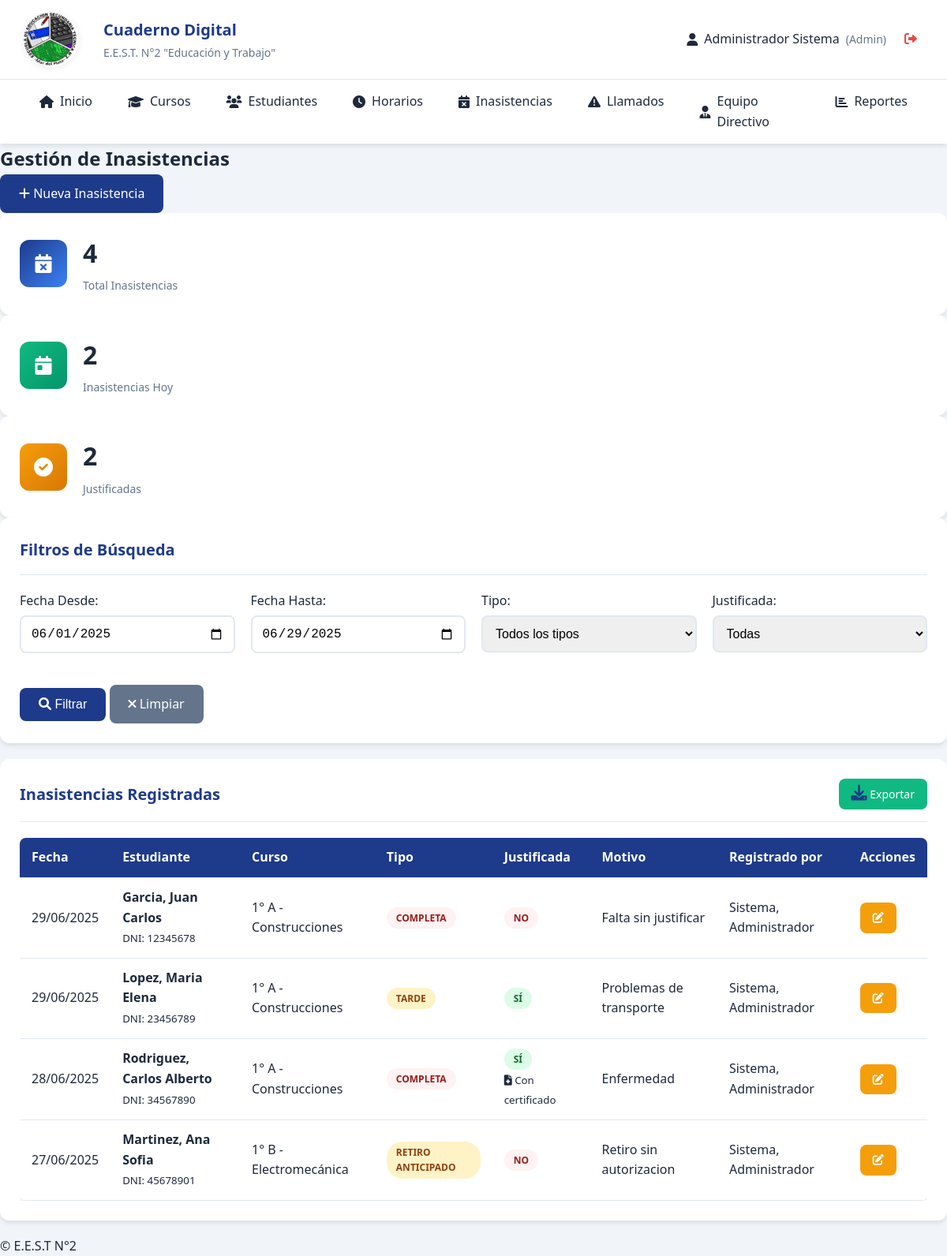
Before: /inasistencias.php (signed in) with the older database file.
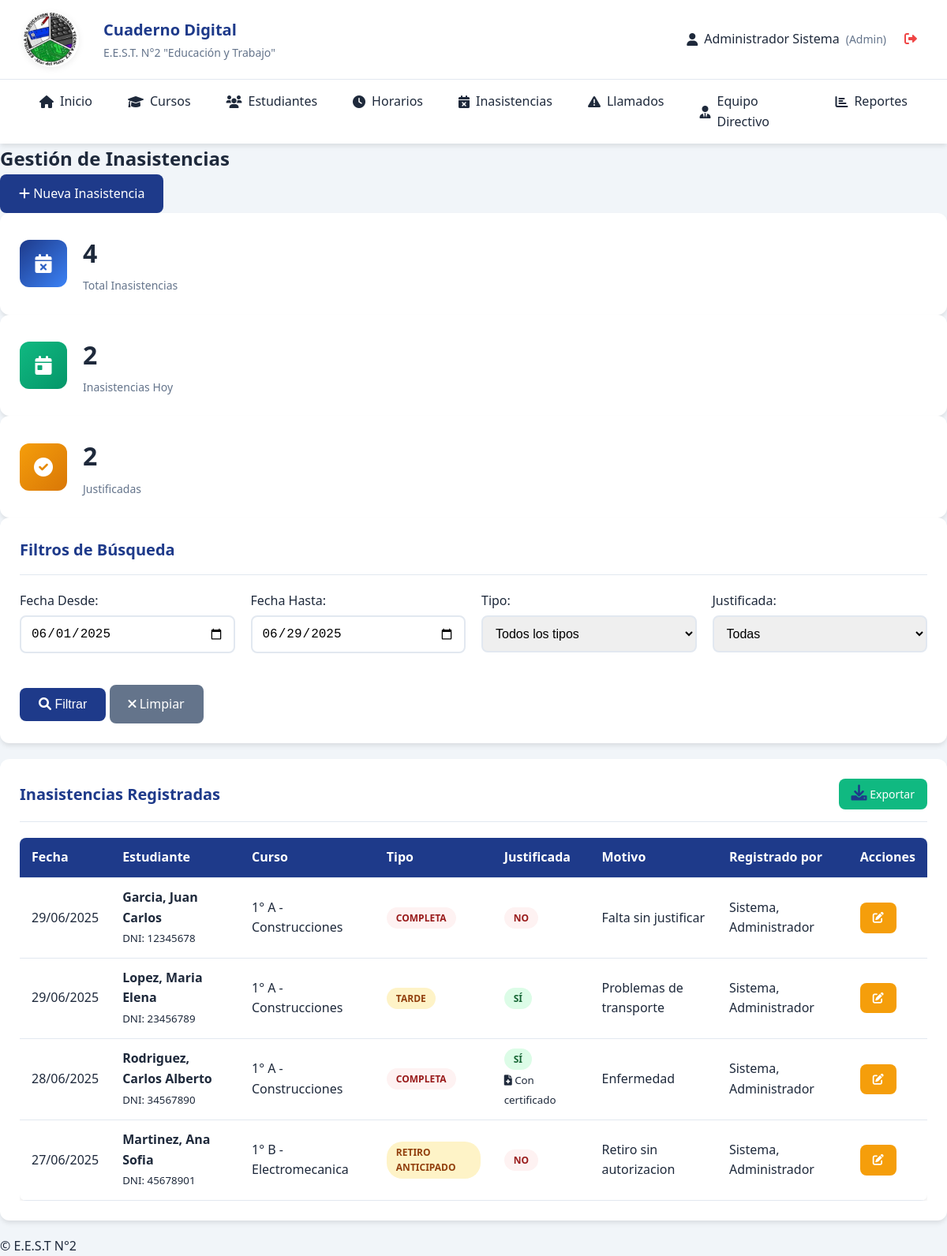
After: the same page with the newer database file.
### tables this page shows
CREATE TABLE IF NOT EXISTS inasistencias (
    id INT AUTO_INCREMENT PRIMARY KEY,
    estudiante_id INT NOT NULL,
    fecha DATE NOT NULL,
    tipo ENUM('completa', 'tarde', 'retiro_anticipado') NOT NULL,
    justificada BOOLEAN DEFAULT FALSE,
    motivo TEXT,
    certificado_medico BOOLEAN DEFAULT FALSE,
    observaciones TEXT,
    usuario_id INT NOT NULL,  
    fecha_registro TIMESTAMP DEFAULT CURRENT_TIMESTAMP,
    FOREIGN KEY (estudiante_id) REFERENCES estudiantes(id),
    FOREIGN KEY (usuario_id) REFERENCES usuarios(id)
);

CREATE TABLE IF NOT EXISTS especialidades (
    id INT AUTO_INCREMENT PRIMARY KEY,
    nombre VARCHAR(100) NOT NULL,
    descripcion TEXT,
    activa BOOLEAN DEFAULT TRUE
);

CREATE TABLE IF NOT EXISTS estudiantes (
    id INT AUTO_INCREMENT PRIMARY KEY,
    dni VARCHAR(20) UNIQUE NOT NULL,
    apellido VARCHAR(100) NOT NULL,
    nombre VARCHAR(100) NOT NULL,
    fecha_nacimiento DATE,
    grupo_sanguineo VARCHAR(10),
    obra_social VARCHAR(100),
    domicilio TEXT,
    telefono_fijo VARCHAR(20),
    telefono_celular VARCHAR(20),
    email VARCHAR(100),
    foto VARCHAR(255),  
    curso_id INT,
    activo BOOLEAN DEFAULT TRUE,
    fecha_ingreso DATE DEFAULT CURRENT_DATE,
    FOREIGN KEY (curso_id) REFERENCES cursos(id)
);

CREATE TABLE IF NOT EXISTS cursos (
    id INT AUTO_INCREMENT PRIMARY KEY,
    anio INT NOT NULL,  
    division VARCHAR(5) NOT NULL,  
    turno_id INT NOT NULL,
    especialidad_id INT NOT NULL,
    taller_id INT,
    grado ENUM('inferior', 'superior') NOT NULL,  
    activo BOOLEAN DEFAULT TRUE,
    FOREIGN KEY (turno_id) REFERENCES turnos(id),
    FOREIGN KEY (especialidad_id) REFERENCES especialidades(id),
    FOREIGN KEY (taller_id) REFERENCES talleres(id)
);

CREATE TABLE IF NOT EXISTS usuarios (
    id INT AUTO_INCREMENT PRIMARY KEY,
    username VARCHAR(50) UNIQUE NOT NULL,
    password VARCHAR(255) NOT NULL,
    nombre VARCHAR(100) NOT NULL,
    apellido VARCHAR(100) NOT NULL,
    email VARCHAR(100),
    rol ENUM('admin', 'directivo', 'preceptor', 'secretaria') NOT NULL,
    activo BOOLEAN DEFAULT TRUE,
    fecha_creacion TIMESTAMP DEFAULT CURRENT_TIMESTAMP
);

### config/database.php (called while the page is built, shortened)
<?php
class Database {
    private static $instance = null;
    private $connection;
    private function __construct() {
        try {
            $this->connection = new PDO(
                "mysql:host=" . DB_HOST . ";dbname=" . DB_NAME . ";charset=utf8",
                DB_USER,
                DB_PASS,
                [
                    PDO::ATTR_ERRMODE => PDO::ERRMODE_EXCEPTION,
                    PDO::ATTR_DEFAULT_FETCH_MODE => PDO::FETCH_ASSOC,
                    PDO::ATTR_EMULATE_PREPARES => false
                ]
            );
        } catch (PDOException $e) {
            die("Error de conexión: " . $e->getMessage());
        }
    }
    public static function getInstance() {
        if (self::$instance === null) {
            self::$instance = new self();
        }
        return self::$instance;
    }
    public function query($sql, $params = []) {
        $stmt = $this->connection->prepare($sql);
        $stmt->execute($params);
        return $stmt;
    }
    public function fetchAll($sql, $params = []) {
        return $this->query($sql, $params)->fetchAll();
    }
}
?>

### inasistencias.php (the view, shortened to what the changed rows need)
<?php
include 'includes/header.php';
require_once 'config/database.php';
$db = Database::getInstance();
$fecha_desde = $_GET['fecha_desde'] ?? date('Y-m-01');
$fecha_hasta = $_GET['fecha_hasta'] ?? date('Y-m-d');
$where_conditions = ["1=1"];
$params = [];
if ($fecha_desde) {
    $where_conditions[] = "i.fecha >= ?";
    $params[] = $fecha_desde;
}
if ($fecha_hasta) {
    $where_conditions[] = "i.fecha <= ?";
    $params[] = $fecha_hasta;
}
$where_clause = implode(" AND ", $where_conditions);
$inasistencias = $db->fetchAll("
    SELECT i.*, e.apellido, e.nombre, e.dni, c.anio, c.division, esp.nombre as especialidad,
           u.nombre as usuario_nombre, u.apellido as usuario_apellido
    FROM inasistencias i
    JOIN estudiantes e ON i.estudiante_id = e.id
    LEFT JOIN cursos c ON e.curso_id = c.id
    LEFT JOIN especialidades esp ON c.especialidad_id = esp.id
    LEFT JOIN usuarios u ON i.usuario_id = u.id
    WHERE $where_clause
    ORDER BY i.fecha DESC, e.apellido, e.nombre
    LIMIT 200
", $params);
?>
<section class="inasistencias-section">
    <div class="section-header">
        <h2>Gestión de Inasistencias</h2>
    </div>
    <div class="card">
        <div class="table-container">
            <table class="table">
                <thead>
                    <tr>
                        <th>Fecha</th>
                        <th>Estudiante</th>
                        <th>Curso</th>
                        <th>Tipo</th>
                        <th>Justificada</th>
                        <th>Motivo</th>
                        <th>Registrado por</th>
                        <th>Acciones</th>
                    </tr>
                </thead>
                <tbody>
                    <?php foreach ($inasistencias as $inasistencia): ?>
                    <tr>
                        <td><?php echo date('d/m/Y', strtotime($inasistencia['fecha'])); ?></td>
                        <td>
                            <strong><?php echo htmlspecialchars($inasistencia['apellido'] . ', ' . $inasistencia['nombre']); ?></strong><br>
                            <small>DNI: <?php echo htmlspecialchars($inasistencia['dni']); ?></small>
                        </td>
                        <td><?php echo $inasistencia['anio'] . '° ' . $inasistencia['division'] . ' - ' . $inasistencia['especialidad']; ?></td>
                        <td>
                            <span class="status status-<?php echo $inasistencia['tipo'] === 'completa' ? 'danger' : 'warning'; ?>">
                                <?php echo ucfirst(str_replace('_', ' ', $inasistencia['tipo'])); ?>
                            </span>
                        </td>
                        <td>
                            <?php if ($inasistencia['justificada']): ?>
                                <span class="status status-active">Sí</span>
                                <?php if ($inasistencia['certificado_medico']): ?>
                                    <br><small><i class="fas fa-file-medical"></i> Con certificado</small>
                                <?php endif; ?>
                            <?php else: ?>
                                <span class="status status-inactive">No</span>
                            <?php endif; ?>
                        </td>
                        <td><?php echo htmlspecialchars($inasistencia['motivo'] ?? '-'); ?></td>
                        <td><?php echo htmlspecialchars($inasistencia['usuario_apellido'] . ', ' . $inasistencia['usuario_nombre']); ?></td>
                        <td>
                            <a href="inasistencia_editar.php?id=<?php echo $inasistencia['id']; ?>" class="btn btn-sm btn-warning">
                                <i class="fas fa-edit"></i>
                            </a>
                        </td>
                    </tr>
                    <?php endforeach; ?>
                </tbody>
            </table>
        </div>
    </div>
</section>
<?php include 'includes/footer.php'; ?>

Changed rows visible on the page:
changed through a linked row, inasistencias "Retiro sin autorizacion": especialidades.nombre "Electromecánica" → "Electromecanica"
